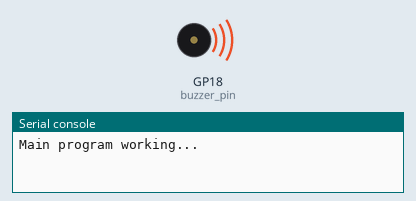
A program run on a simulated Raspberry Pi Pico running MicroPython. Parts: buzzer (waves = sounding), the last lines printed to the serial console.

Above: at 0.1 s.
At 3.1 s:
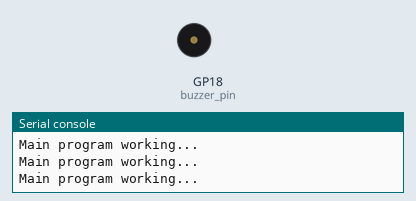
Timing chart, 0 to 4.6 s (numbered marks = the images above):
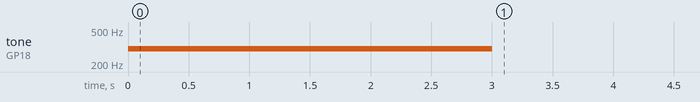

Measured:
- by itself, tone on GP18 (buzzer_pin): silent → 300 Hz at 0.00 s, → silent 3.0 s later

The program:

usyncio-test.py
```python
import uasyncio
from machine import Pin, PWM

buzzer_pin = Pin(18)
buzzer_pwm = PWM(buzzer_pin)

async def play_error_sound():
    buzzer_pwm.freq(300)
    buzzer_pwm.duty_u16(16383)
    await uasyncio.sleep(3)
    buzzer_pwm.duty_u16(0)

async def test():
    loop.create_task(play_error_sound())


async def main():
    # Start the asynchronous function in the background
    # loop.create_task(test())
    await test()

    # Continue with the main program and print a simple string
    while True:
        print("Main program working...")
        await uasyncio.sleep(0.5)

    # Wait for the asynchronous function to complete
    # await task

# Run the event loop
loop = uasyncio.get_event_loop()
loop.run_until_complete(main())
```
